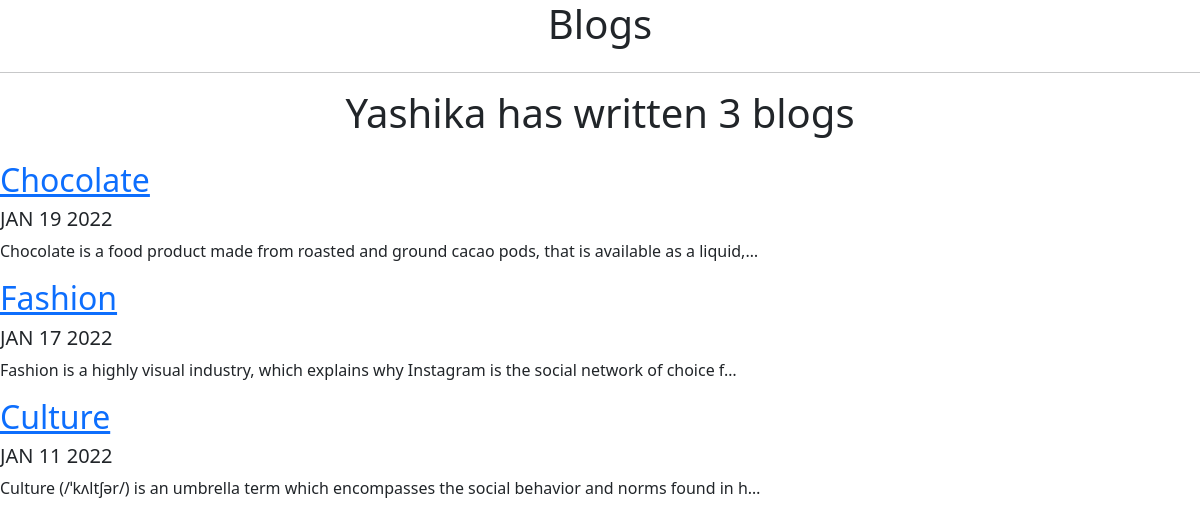
Screenshot of /blog/ with the database file from the repository.
### blog/models.py (models this page shows, shortened)
class Blog(models.Model):
    title = models.CharField(max_length=200)
    description = models.TextField()
    date = models.DateField()

### blog/views.py (the view)
# urls.py: path('', views.my_blogs, name='my_blogs'),
def my_blogs(request):
    blogs = Blog.objects.order_by('-date') [:4]
    return render(request,'blog/my_blogs.html', {'blogs':blogs})

### blog/templates/blog/my_blogs.html (shortened to what this page needs)
<!doctype html>
<html lang="en">
  <head>
    <link href="https://cdn.jsdelivr.net/npm/bootstrap@5.1.3/dist/css/bootstrap.min.css" rel="stylesheet">
  </head>
  <body>
    <div class="row justify-content-center mb-3">
        <div class="col-md-9 text-center">
          <h1 id="hometext" class="font-weight-bold">Blogs</h1>
        </div>
      </div>
      <hr>
      <div class="row justify-content-center mb-3">
        <div class="col-md-9 text-center">
          <h1 id="hometext" class="font-weight-bold">Yashika has written {{ blogs.count }} blog{{ blogs.count|pluralize }}</h1>
        </div>
      </div>
    {% for blog in blogs %}
    <a href="{% url 'blog:detail' blog.id %}"><h2>{{ blog.title }}</h2></a>
    <h5>{{ blog.date|date:'M d Y'|upper }}</h5>
    <p>{{ blog.description|striptags|truncatechars:100 }}
    {% endfor %}
  </body>
</html>

### rows the page displays
Blog: title "Chocolate", date "JAN 19 2022", description "Chocolate is a food product made from roasted and ground cacao pods, that is available as a liquid,…"
Blog: date "JAN 17 2022", description "Fashion is a highly visual industry, which explains why Instagram is the social network of choice f…"
Blog: date "JAN 11 2022", description "Culture (/ˈkʌltʃər/) is an umbrella term which encompasses the social behavior and norms found in h…"

### other values shown
{{ blogs.count }} "3"
